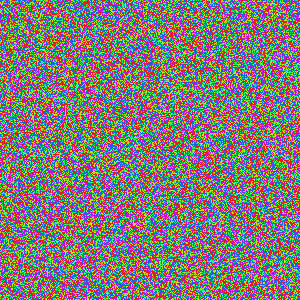
Frame 1 (no input)
Frame 60 (the mouse pressed at the canvas centre just before this capture): identical to frame 1, image omitted
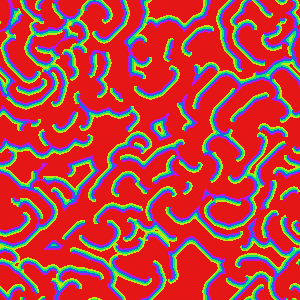
Frame 120 (the mouse held since frame 60 and released just before this capture)

The Processing sketch that drew these frames (run headless with seeded random() and noise(); from frame 60 on, the mouse is pressed at the canvas centre):

// Processing sketch: processing_11988
// ── processing_11988.pde

// CCA   Cyclic Cellular Automata  with the Greenberg-Hasting model.
// Mario Vincent Turp

//  MOUSE Click  To START or STOP the process  ***********************************

int [][][] cell ;
int [] VTL;

//    CHOISIR ici les valeurs nbSTATE, rayon du voisinage von neumann et  THRESHOLD (SEUIL) :
//    Choose  here your own values  here :
int nbSTATE = 5;  //     Nb of Colors  
int RANGE= 2;       //     Range of the neighborhood 
int THR= 4;         //     THRESHOLD
//  others good results (FROM Mirek's Celebration)  with   8,3,5  //  GH weak spiral  7,4,9  
//                                GH Percolation Mix  8,5,10   
//                                GH Multistrands  6,5,15  // Macaroni  5, 2 ,4
//////////////////////////////////////////////////////////
int sw=0;
boolean NoPause=false;
int tt=0;
int germe;

void setup()
{
  size(300  ,300);
  background(0);

  colorMode(HSB,1.0); 
  frameRate(30);           // speed of the simulation
  germe= 241164;
  randomSeed(germe);

  cell = new int [width][height][2];

  VTL = new int [nbSTATE+1] ;    

  for (int x = 0; x < width; x++) {
    for (int y = 0; y < height; y++) {

      cell[x][y][sw]  = int(random(0,nbSTATE)  ) ;
      cell[x][y][1-sw]  =  0  ; 

      float amt = map(cell[x][y][sw], 0, nbSTATE, 0,1);

      set(x,y,color(amt,0.9,0.9));   
    }
  }
}

///////////////
void draw()  {


  if(NoPause)  {
    work();   
    tt=tt+1;      

  }

  if(tt>300) NoPause=false;   //  for SAFETY  ONLY  (online version) 

}

/////////////////////////////
void work()  {

  int ival;
  float amt, u;
  int dins, ix,iy ,i, j ;


  for (int y = 0; y < height ; y++) {
    for (int x = 0; x <  width ; x++) {


      for (int ii=0; ii< nbSTATE ; ii++)  {

        VTL[ii] = 0 ;   // initialisation

      }

      for( int rn= y-RANGE ; rn<=y+RANGE; rn++)  {   


        //   dins = RANGE -abs(rn-y);       //    von neumann
        dins=RANGE ;                        //  Moore

        for(int sn= x-dins;  sn<= x+dins; sn++)  {

          ix=  (sn + width) % width ;
          iy=  ( rn + height) % height ;
          i=cell[ix][iy][sw] ;
          VTL[i]= VTL[i]+1    ;            

        }  // sn
      } // rn


      i= cell[x][y][sw];
      j= (1 + i) % nbSTATE  ;

      if(VTL[j] >= THR && i==0)   {    
        cell[x][y][1-sw] = j;
      }
      else if(i>0) {
        cell[x][y][1-sw] = j ;  
      } 
      else {
        cell[x][y][1-sw] = i;
      }


      amt = map(cell[x][y][1-sw], 0, nbSTATE, 0,1);

      set(x,y,color(amt,0.9,0.9));   


    }  //  x
  }//  y


  sw=1 - sw ;



}
//////////////////////////////

void mousePressed()  {

  NoPause = !NoPause ;
}
//////////////////////////////

//void keyPressed()  {                        //   for SAVING the IMAGE    
//  NoPause=false ;
//  String svaleur = "bidon" ;                  
//
//  svaleur= "g64_GHmac" + str(tt)+"_ST_" + str(nbSTATE) + "_TH_" + str(THR) + "_R_" + str(RANGE) ;
//  save(svaleur + ".png");
//
//  println(svaleur);
//
//}
